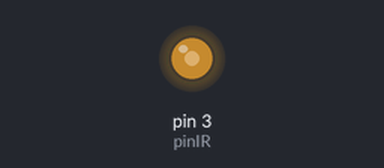
The sketch below on a simulated Arduino Uno, built with avr-gcc and run on an emulated ATmega328P. On the bench: output pins drawn as LEDs (lit = HIGH).

Above: at 0.05 s.
At 5.5 s:
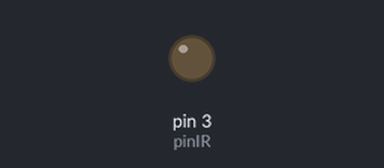
Timing chart, 0 to 7.2 s (numbered marks = the images above):
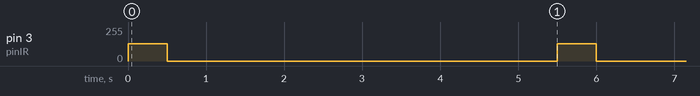

Measured:
- by itself, pin 3 (pinIR): alternates 128/255 for 0.50 s and 0/255 for 5.0 s

The sketch:

PUREBA_HIGH_LOW.ino
```cpp
// Pin donde está conectado el LED infrarrojo
const int pinIR = 3;

void setup() {
  pinMode(pinIR, OUTPUT);

  // Configurar Timer2 para generar PWM a 38 kHz en el pin 3
  // Esta configuración es específica para placas como Arduino UNO
  TCCR2A = _BV(COM2B1) | _BV(WGM21) | _BV(WGM20);
  TCCR2B = _BV(WGM22) | _BV(CS20); // Sin preescaler
  OCR2A = 210;  // Valor para 38 kHz
  OCR2B = 105;  // 50% de ciclo de trabajo
}

void loop() {
  // Enviar señal IR a 38kHz por 500 ms
  TCCR2A |= _BV(COM2B1); // Activar salida PWM en pin 3
  delay(500);            // Duración de la señal

  // Detener la señal
  TCCR2A &= ~_BV(COM2B1); // Desactivar salida PWM
  delay(5000);            // Esperar 5 segundos antes de volver a enviar
}
```
